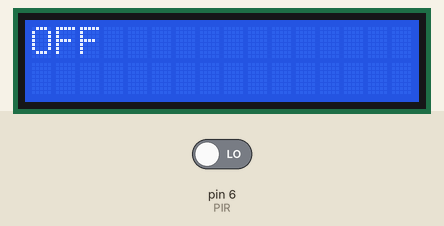
This sketch was run on a simulated Arduino Uno, built with avr-gcc and run on an emulated ATmega328P. On the bench: 16×2 character LCD. Inputs (shaded band) come from the test bench; at power-on: pin 6 (PIR) LOW.

Above: at 1.2 s.
1.3 s: pin 6 (PIR) driven HIGH
At 1.8 s:
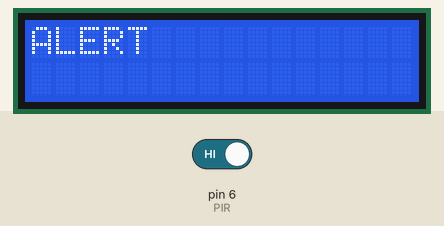
2.8 s: pin 6 (PIR) driven LOW
At 4.1 s:
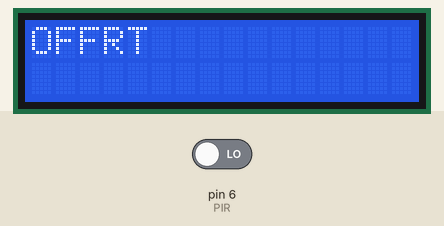
Timing chart, 0 to 5.8 s (numbered marks = the images above; inputs shaded):
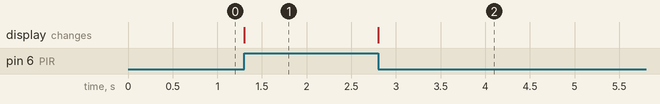

The sketch:

pir_lcd.ino
```cpp
#include <LiquidCrystal.h>


LiquidCrystal LCD(7,8,9,10,11,12);
int PIR = 6;
int Readvalue;


void setup() {


  LCD.begin(16,2);
  LCD.clear();
  pinMode (PIR,INPUT);
  // put your setup code here, to run once:

}

void loop() {
   LCD.setCursor(0,0);
   Readvalue = digitalRead(PIR);

  if(Readvalue == HIGH){

    LCD.print("ALERT");
  }
  else{
    LCD.print("OFF");


  }

  // put your main code here, to run repeatedly:

}
```

Measured:
- after the input at 1.3 s, the display: changes at once (image 1)
- after the input at 2.8 s, the display: changes at once (image 2)
